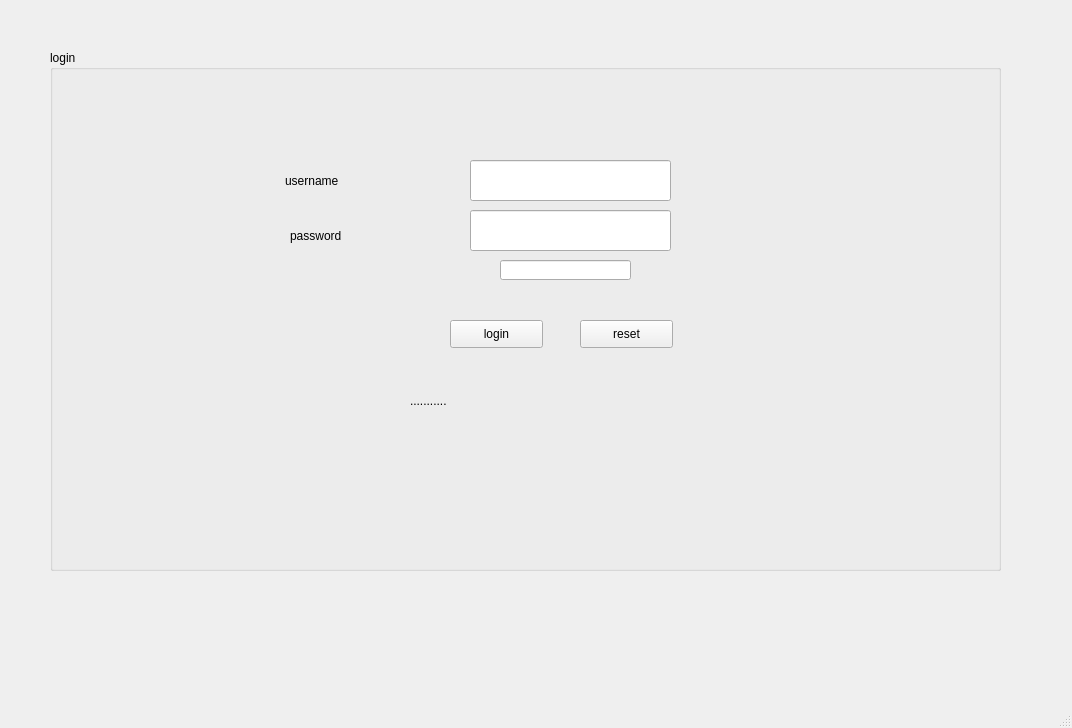
<?xml version="1.0" encoding="UTF-8"?>
<ui version="4.0">
 <class>Login</class>
 <widget class="QMainWindow" name="Login">
  <property name="geometry">
   <rect>
    <x>0</x>
    <y>0</y>
    <width>1072</width>
    <height>728</height>
   </rect>
  </property>
  <property name="windowTitle">
   <string>MainWindow</string>
  </property>
  <widget class="QWidget" name="centralwidget">
   <widget class="QGroupBox" name="groupBox">
    <property name="geometry">
     <rect>
      <x>50</x>
      <y>50</y>
      <width>951</width>
      <height>521</height>
     </rect>
    </property>
    <property name="title">
     <string>login</string>
    </property>
    <widget class="QLineEdit" name="le_username">
     <property name="geometry">
      <rect>
       <x>420</x>
       <y>110</y>
       <width>201</width>
       <height>41</height>
      </rect>
     </property>
     <property name="text">
      <string/>
     </property>
    </widget>
    <widget class="QLineEdit" name="le_password">
     <property name="geometry">
      <rect>
       <x>420</x>
       <y>160</y>
       <width>201</width>
       <height>41</height>
      </rect>
     </property>
    </widget>
    <widget class="QLabel" name="label">
     <property name="geometry">
      <rect>
       <x>235</x>
       <y>115</y>
       <width>101</width>
       <height>31</height>
      </rect>
     </property>
     <property name="text">
      <string>username</string>
     </property>
    </widget>
    <widget class="QLabel" name="label_2">
     <property name="geometry">
      <rect>
       <x>240</x>
       <y>170</y>
       <width>101</width>
       <height>31</height>
      </rect>
     </property>
     <property name="text">
      <string>password</string>
     </property>
    </widget>
    <widget class="QPushButton" name="pb_login">
     <property name="geometry">
      <rect>
       <x>400</x>
       <y>270</y>
       <width>93</width>
       <height>28</height>
      </rect>
     </property>
     <property name="text">
      <string>login</string>
     </property>
    </widget>
    <widget class="QPushButton" name="pb_reset">
     <property name="geometry">
      <rect>
       <x>530</x>
       <y>270</y>
       <width>93</width>
       <height>28</height>
      </rect>
     </property>
     <property name="text">
      <string>reset</string>
     </property>
    </widget>
    <widget class="QLineEdit" name="role">
     <property name="geometry">
      <rect>
       <x>450</x>
       <y>210</y>
       <width>131</width>
       <height>20</height>
      </rect>
     </property>
    </widget>
    <widget class="QLabel" name="label_3">
     <property name="geometry">
      <rect>
       <x>360</x>
       <y>320</y>
       <width>291</width>
       <height>61</height>
      </rect>
     </property>
     <property name="text">
      <string>...........</string>
     </property>
    </widget>
   </widget>
  </widget>
  <widget class="QMenuBar" name="menubar">
   <property name="geometry">
    <rect>
     <x>0</x>
     <y>0</y>
     <width>1072</width>
     <height>26</height>
    </rect>
   </property>
  </widget>
  <widget class="QStatusBar" name="statusbar"/>
 </widget>
 <resources/>
 <connections/>
</ui>
